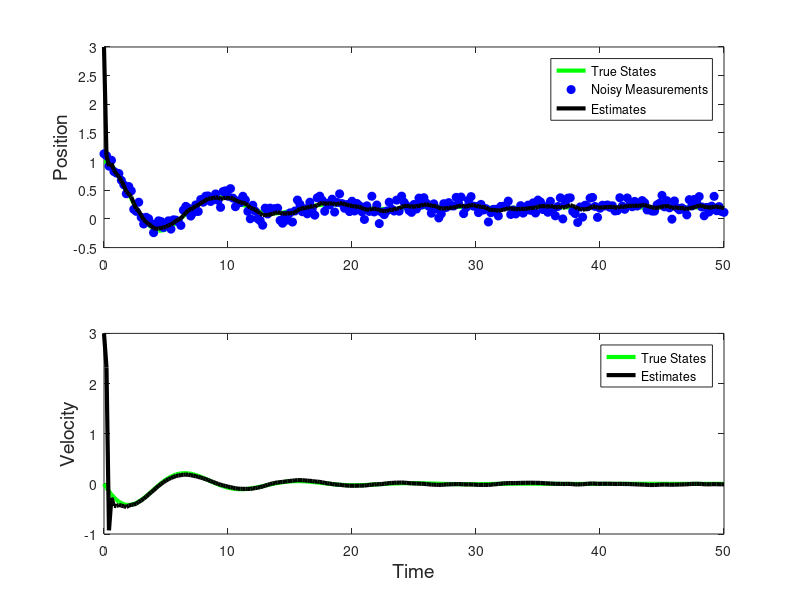

Write the MATLAB code that produced this figure.
clc; clear; close all
m = 10; % mass > 0
k = 5; % spring constant > 0
b = 3; % damping coefficient ≥ 1
A = [0 1; -k/m -b/m]; 
B = [0; 1/m];
Force = 1;


Process_STD = 0.01;
Q = Process_STD^2;
B_Aug = [B randn(2,1)];
C = [1 0];
D = 0;

dt = 0.2;
t = 0:dt:50;

u = Force; 
u_AUG = [u; Q];

% mysys = ss(A,B_Aug,C,D);
% [y,t] = lsim(mysys,u_AUG,t);
xinit = [1;0];
Dynamics_with_disturbance = @(t,x) A*x+B_Aug*u_AUG; % rhs of function
[~,Disturbed_States] = ode45(Dynamics_with_disturbance, t, xinit);

Dynamics_without_disturbance = @(t,x) A*x+B*u; % rhs of function
[~,True_States] = ode45(Dynamics_without_disturbance, t, xinit);


mysys_continous = ss(A,B,C,D);
mysys_discrete = c2d(mysys_continous,dt,'zoh');

Measurement_noise_std = 0.1; % Measurement noise std
Measurement = Disturbed_States(:,1); 
Measurement_noisy = Measurement + Measurement_noise_std*randn(size(Measurement)); % Add noise to the Measurements


Estimate = [3;3]; % Initial state Estimate
P = 400*eye(length(Estimate)); % Initial state Covariance
Estimate_Var = diag(P); % Initial state variance


F = mysys_discrete.A; % State transition matrix
G = mysys_discrete.B; % Input/Control transition Matrix
H = mysys_discrete.C; % Measurement Matrix

Q_Matrix = Q*eye(2); %Innovation or system error
R = Measurement_noise_std^2; %Measurement error
Estimates_Vec(:,1) = Estimate;
for i = 2:length(Measurement)
    % Prediction step
    Estimate = F*Estimate + G*u;
    P = F*P*F' + Q_Matrix;
    % Observation update
    K = (P*H')/(H*P*H'+R);
    Estimate = Estimate + K*(Measurement_noisy(i) - H*Estimate);
    P = P - K*H*P;
    Estimates_Vec(:,i) = Estimate;
end
 

figure;subplot(2,1,1);
plot(t,True_States(:,1),'g','linewidth',3);
hold on;
plot(t,Measurement_noisy,'bo','markerfacecolor','b','markersize',6)
plot(t,Estimates_Vec(1,:),'k','linewidth',3);
ylabel('Position','fontsize',14)
legend('True States','Noisy Measurements','Estimates')
subplot(2,1,2);
plot(t,True_States(:,2),'g','linewidth',3);
hold on;
plot(t,Estimates_Vec(2,:),'k','linewidth',3);
xlabel('Time','fontsize',14)
ylabel('Velocity','fontsize',14)
legend('True States','Estimates')